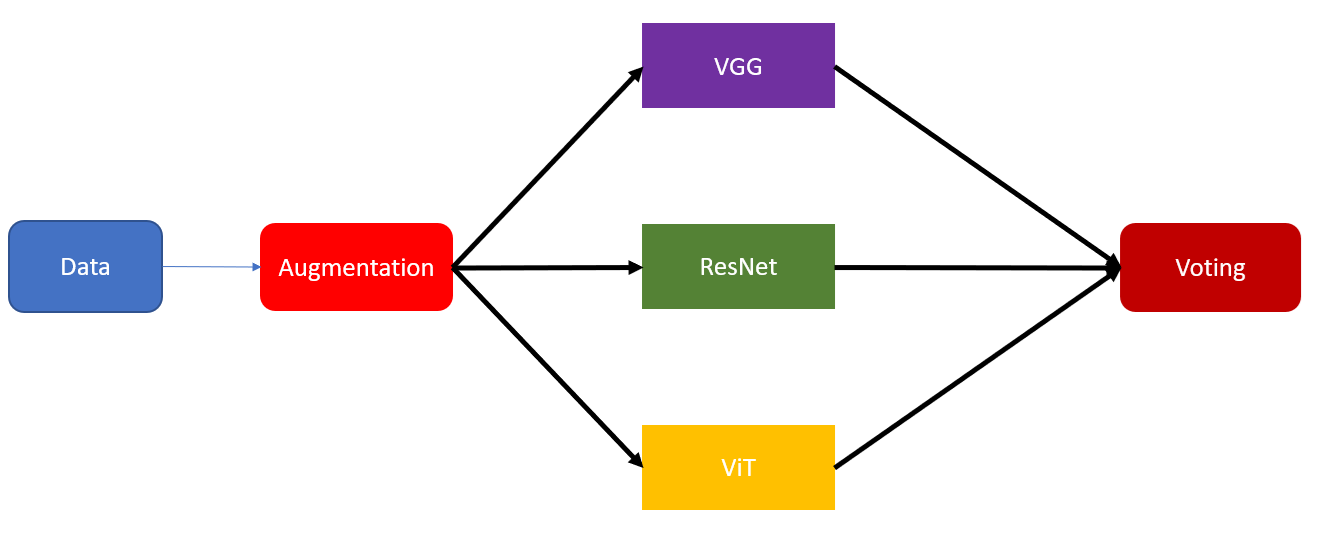
#> input picture workflow/workflow.png, 1325 x 541 px; its folder holds only this picture in this run
$ python -i test_pre.py   (imports and definitions only)
#> lines starting #> are read from the running program, lines starting #| are printed output that depends on the picture
#> further down, picture is the input picture: shape (541, 1325, 3); mean B, G, R 227.1, 229.1, 239.8
# -*- coding: utf-8 -*-
"""
影像前處理 (Test 無標籤版本)
---------------------------------
輸入：
- images_test/
輸出：
- preprocessed_test/
"""

import os
import cv2
from tqdm import tqdm

# ======== 路徑設定 ========
IMG_DIR  = "test_images"         # 原始測試影像資料夾
OUT_DIR  = "test"   # 前處理後的輸出資料夾
IMG_SIZE = (512, 512)            # resize 尺寸
APPLY_CLAHE = True               # 是否使用 CLAHE
NORMALIZE = True                 # 是否標準化

# ======== CLAHE 函數 ========
def apply_clahe_color(img):
    """對彩色影像進行 CLAHE 增強"""
    lab = cv2.cvtColor(img, cv2.COLOR_BGR2LAB)
#> lab: shape (541, 1325, 3); mean of channels 0, 1, 2 235.6, 132, 131.3
    l, a, b = cv2.split(lab)
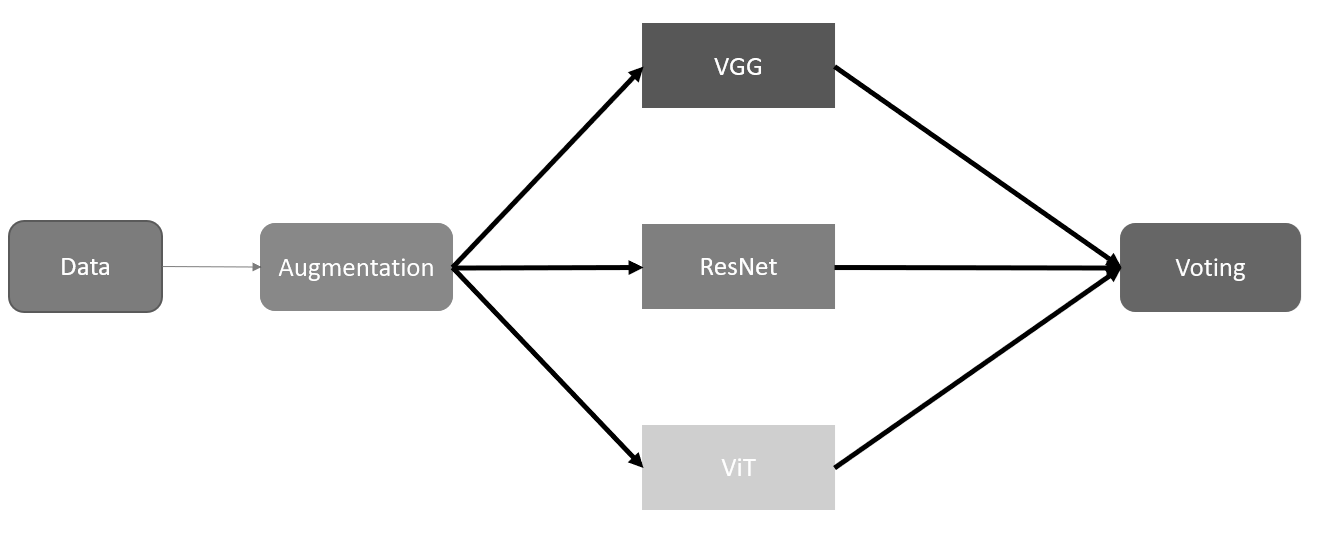
#> l: shape (541, 1325); min 0, max 255, mean 235.6
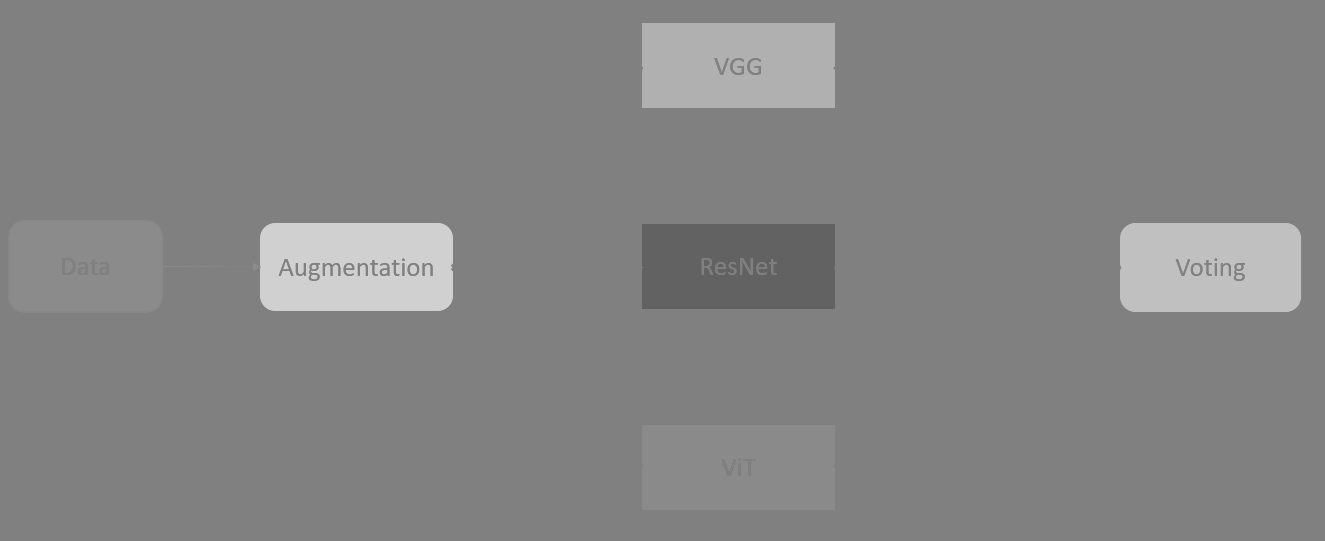
#> a: shape (541, 1325); min 98, max 208, mean 132
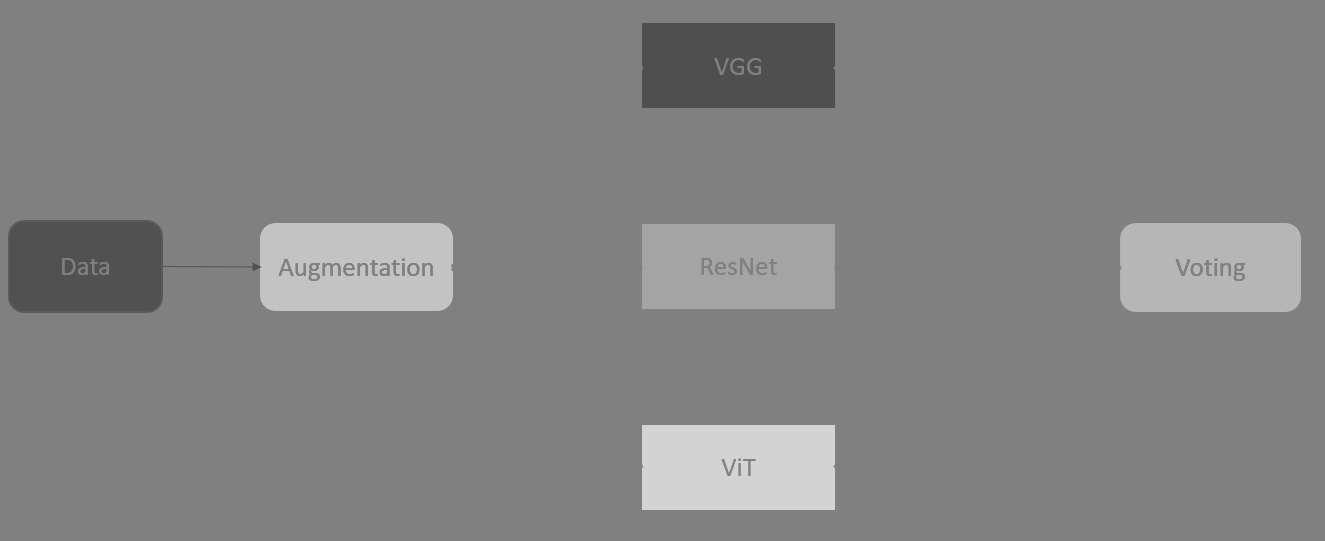
#> b: shape (541, 1325); min 79, max 211, mean 131.3
    clahe = cv2.createCLAHE(clipLimit=2.0, tileGridSize=(8, 8))
    l2 = clahe.apply(l)
    lab = cv2.merge((l2, a, b))
#> lab: shape (541, 1325, 3); mean of channels 0, 1, 2 235.5, 132, 131.3
    return cv2.cvtColor(lab, cv2.COLOR_LAB2BGR)

# ======== 主流程 ========
def preprocess_images(img_dir, out_dir):
    os.makedirs(out_dir, exist_ok=True)
    img_list = [f for f in os.listdir(img_dir)
                if f.lower().endswith((".png", ".jpg", ".jpeg"))]

    print(f"📂 找到 {len(img_list)} 張測試影像")
    for fname in tqdm(img_list):
        src_path = os.path.join(img_dir, fname)
        img = cv2.imread(src_path)
        if img is None:
            print(f"[Error] 無法讀取: {fname}")
            continue

        # Resize
        img = cv2.resize(img, IMG_SIZE)

        # CLAHE
        if APPLY_CLAHE:
            img = apply_clahe_color(img)

        # Normalize
        if NORMALIZE:
            img = (img / 255.0)
            img = (img * 255).astype("uint8")

        dst_path = os.path.join(out_dir, fname)
        cv2.imwrite(dst_path, img)

    print(f"\n✅ 前處理完成！共處理 {len(img_list)} 張影像")
    print(f"📁 儲存至：{out_dir}")

# ======== 執行入口 ========
# [5 lines not run here, left out]

>>> import cv2
>>> picture = cv2.imread('../workflow/workflow.png')
>>> result = apply_clahe_color(picture)
